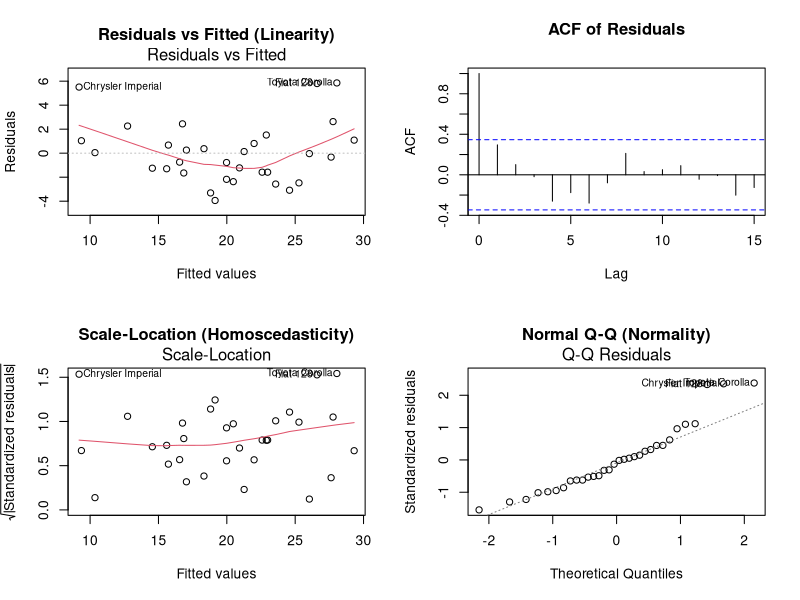
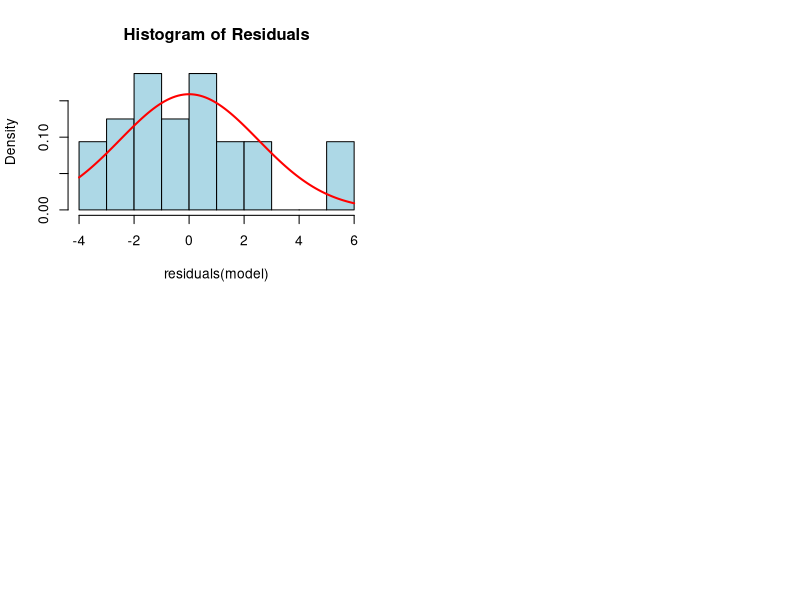
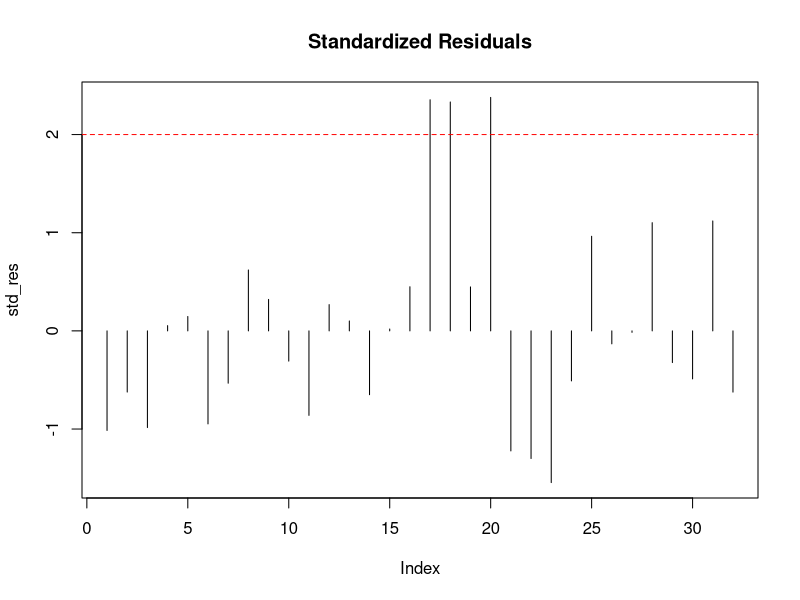
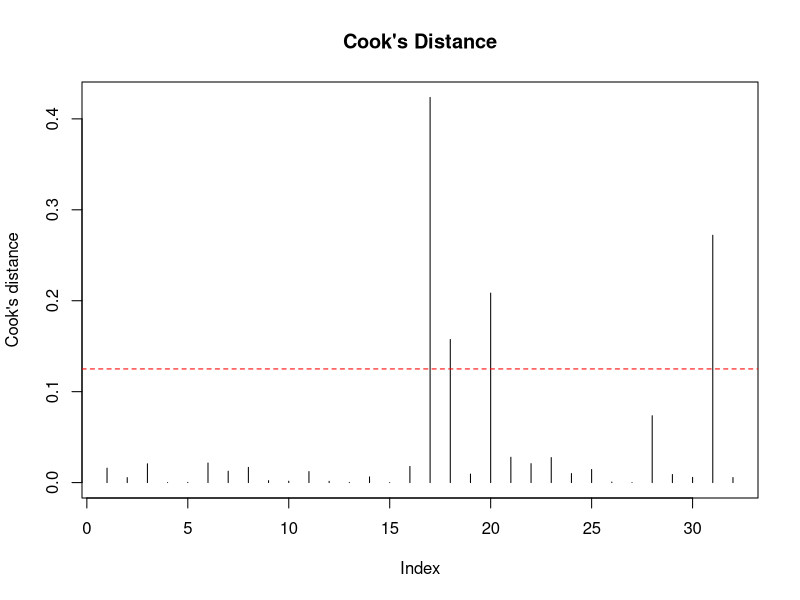
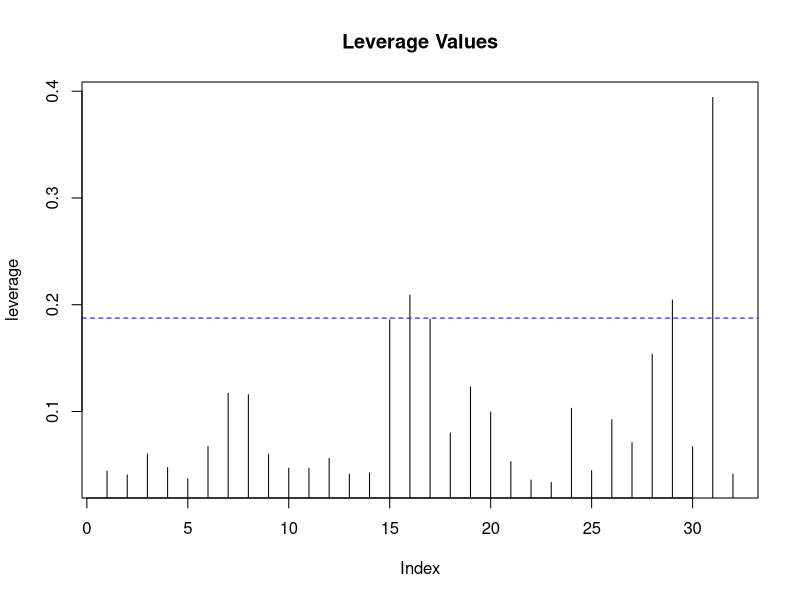
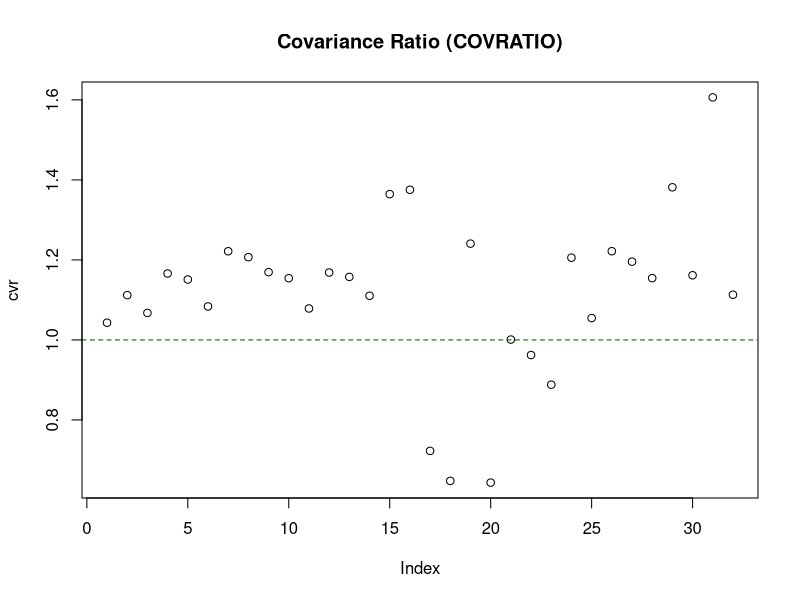
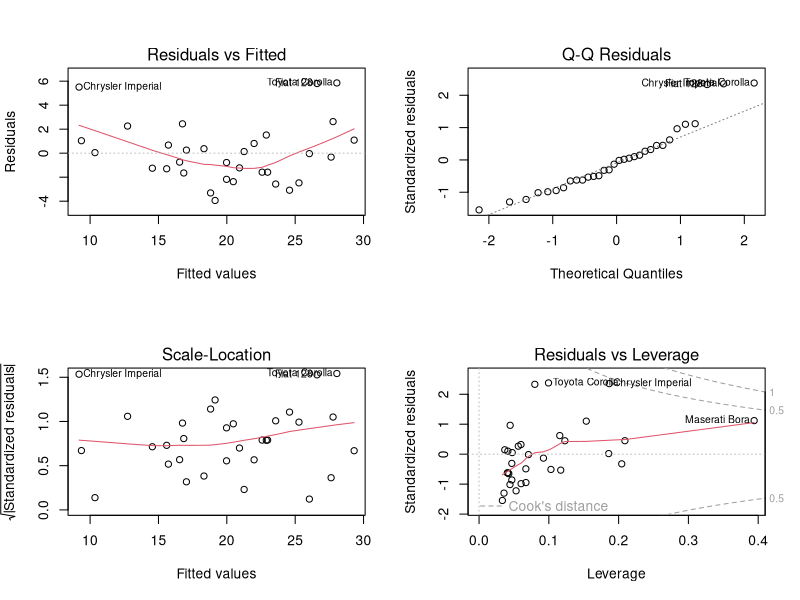

These figures' R source, in order:
# STATISTICAL MODELLING ASSIGNMENT 1
# Analysis of the mtcars Dataset

# 1. Data Preparation
data(mtcars)
attach(mtcars)

# Preview the dataset
head(mtcars)

# 2. Linear Model Fitting
# Fit a multiple linear regression model with mpg as the dependent variable
# and wt (weight) and hp (horsepower) as independent variables.
model <- lm(mpg ~ wt + hp, data = mtcars)

# Display the full summary of the fitted model
summary(model)

# ---------------------------------------------------------
# a) Linear Model Results (Interpretations in Report)
# ---------------------------------------------------------

# (i) Fitted model equation can be extracted from coefficients:
# mpg = 37.227 - 3.878*wt - 0.032*hp

# (ii) Model Significance: Check F-statistic p-value in summary(model)

# ---------------------------------------------------------
# b) Regression Assumptions
# ---------------------------------------------------------

# Set up plotting area for assumption checks
par(mfrow = c(2, 2))

# 1. Linearity
# Observed vs Predicted and Residuals vs Fitted
plot(model, which = 1, main = "Residuals vs Fitted (Linearity)")

# 2. Independence of Errors
# Using Durbin-Watson test
library(lmtest)
dwtest(model)
# Visual check: ACF plot
acf(residuals(model), main = "ACF of Residuals")

# 3. Constant Variance (Homoscedasticity)
# Visual check: Scale-Location plot
plot(model, which = 3, main = "Scale-Location (Homoscedasticity)")
# Statistical check: Breusch-Pagan test
bptest(model)

# 4. Normality of Residuals
# Visual check: Normal Q-Q plot and Histogram
plot(model, which = 2, main = "Normal Q-Q (Normality)")
hist(residuals(model), freq = FALSE, breaks = 10, main = "Histogram of Residuals", col = "lightblue")
curve(dnorm(x, mean = mean(residuals(model)), sd = sd(residuals(model))), add = TRUE, col = "red", lwd = 2)
# Statistical check: Shapiro-Wilk test
shapiro.test(residuals(model))

# 5. Multicollinearity
library(car)
vif(model)
# Correlation between predictors
cor(mtcars[, c("wt", "hp")])

# ---------------------------------------------------------
# Case Diagnostics: Influence and Outliers
# ---------------------------------------------------------

# Reset plotting area
par(mfrow = c(1, 1))

# 1. Standardized Residuals (Outliers)
std_res <- rstandard(model)
plot(std_res, type = "h", main = "Standardized Residuals")
abline(h = c(-2, 2), col = "red", lty = 2)

# 2. Cook's Distance (Influence)
cooksd <- cooks.distance(model)
plot(cooksd, type = "h", main = "Cook's Distance", ylab = "Cook's distance")
abline(h = 4 / nrow(mtcars), col = "red", lty = 2)

# 3. Leverage Values (Hat values)
leverage <- hatvalues(model)
plot(leverage, type = "h", main = "Leverage Values")
# Threshold: 2*(k+1)/n where k=2
abline(h = 2 * (2 + 1) / nrow(mtcars), col = "blue", lty = 2)

# 4. Covariance Ratio
cvr <- covratio(model)
plot(cvr, main = "Covariance Ratio (COVRATIO)")
abline(h = 1, col = "darkgreen", lty = 2)

# Summary diagnostic plot
par(mfrow = c(2, 2))
plot(model)
par(mfrow = c(1, 1))
